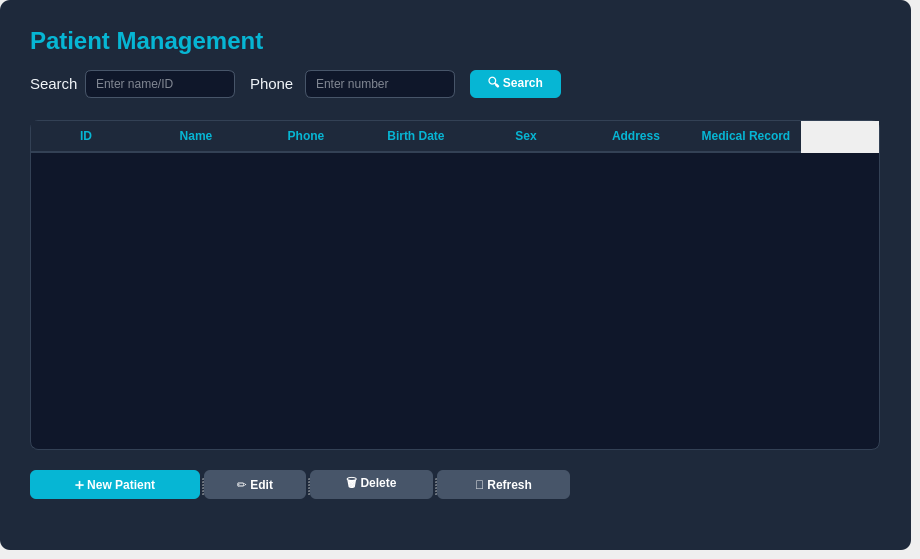
    <widget class="QWidget" name="pagePatient">
     <widget class="QFrame" name="frameDashboard_2">
      <property name="geometry">
       <rect>
        <x>0</x>
        <y>0</y>
        <width>911</width>
        <height>550</height>
       </rect>
      </property>
      <property name="styleSheet">
       <string notr="true">QFrame#frameDashboard_2 {
    background-color: rgb(30, 41, 59);
    border-radius: 10px;
}
QLabel {
    color: rgb(241, 245, 249);
}
QLineEdit, QComboBox {
    background-color: rgb(15, 23, 42);
    border: 1px solid rgb(71, 85, 105);
    border-radius: 6px;
    color: rgb(241, 245, 249);
    padding: 4px 8px;
}
QLineEdit:focus, QComboBox:focus {
    border: 1px solid rgb(6, 182, 212);
}
QTableWidget {
    background-color: rgb(15, 23, 42);
    color: rgb(226, 232, 240);
    gridline-color: rgb(51, 65, 85);
    border: 1px solid rgb(51, 65, 85);
    border-radius: 8px;
}
QHeaderView::section {
    background-color: rgb(30, 41, 59);
    color: rgb(6, 182, 212);
    padding: 6px;
    font-weight: bold;
    border: none;
    border-bottom: 2px solid rgb(51, 65, 85);
}
QPushButton {
    background-color: rgb(71, 85, 105);
    color: white;
    border: none;
    border-radius: 6px;
    padding: 6px 14px;
    font-weight: bold;
}
QPushButton:hover {
    background-color: rgb(51, 65, 85);
}
QPushButton#btnSearch_4, QPushButton#btnSearch_6 {
    background-color: rgb(6, 182, 212);
}
QPushButton#btnSearch_4:hover, QPushButton#btnSearch_6:hover {
    background-color: rgb(8, 145, 178);
}</string>
      </property>
      <widget class="QLabel" name="lblTitle_2">
       <property name="geometry">
        <rect>
         <x>30</x>
         <y>20</y>
         <width>281</width>
         <height>41</height>
        </rect>
       </property>
       <property name="font">
        <font>
         <pointsize>18</pointsize>
         <bold>true</bold>
        </font>
       </property>
       <property name="styleSheet">
        <string notr="true">color: rgb(6, 182, 212);</string>
       </property>
       <property name="text">
        <string>Patient Management</string>
       </property>
      </widget>
      <widget class="QLabel" name="label_17">
       <property name="geometry">
        <rect>
         <x>30</x>
         <y>70</y>
         <width>50</width>
         <height>28</height>
        </rect>
       </property>
       <property name="font">
        <font>
         <pointsize>11</pointsize>
        </font>
       </property>
       <property name="text">
        <string>Search</string>
       </property>
      </widget>
      <widget class="QLineEdit" name="txtSearch_4">
       <property name="geometry">
        <rect>
         <x>85</x>
         <y>70</y>
         <width>150</width>
         <height>28</height>
        </rect>
       </property>
       <property name="placeholderText">
        <string>Enter name/ID</string>
       </property>
      </widget>
      <widget class="QLabel" name="label_33">
       <property name="geometry">
        <rect>
         <x>250</x>
         <y>70</y>
         <width>50</width>
         <height>28</height>
        </rect>
       </property>
       <property name="font">
        <font>
         <pointsize>11</pointsize>
        </font>
       </property>
       <property name="text">
        <string>Phone</string>
       </property>
      </widget>
      <widget class="QLineEdit" name="txtSearch_6">
       <property name="geometry">
        <rect>
         <x>305</x>
         <y>70</y>
         <width>150</width>
         <height>28</height>
        </rect>
       </property>
       <property name="placeholderText">
        <string>Enter number</string>
       </property>
      </widget>
      <widget class="QPushButton" name="btnSearch_4">
       <property name="geometry">
        <rect>
         <x>470</x>
         <y>70</y>
         <width>91</width>
         <height>28</height>
        </rect>
       </property>
       <property name="text">
        <string>🔍 Search</string>
       </property>
      </widget>
      <widget class="QTableWidget" name="tblPatient">
       <property name="geometry">
        <rect>
         <x>30</x>
         <y>120</y>
         <width>850</width>
         <height>330</height>
        </rect>
       </property>
       <attribute name="horizontalHeaderDefaultSectionSize">
        <number>110</number>
       </attribute>
       <column>
        <property name="text">
         <string>ID</string>
        </property>
       </column>
       <column>
        <property name="text">
         <string>Name</string>
        </property>
       </column>
       <column>
        <property name="text">
         <string>Phone</string>
        </property>
       </column>
       <column>
        <property name="text">
         <string>Birth Date</string>
        </property>
       </column>
       <column>
        <property name="text">
         <string>Sex</string>
        </property>
       </column>
       <column>
        <property name="text">
         <string>Address</string>
        </property>
       </column>
       <column>
        <property name="text">
         <string>Medical Record</string>
        </property>
       </column>
      </widget>
      <widget class="QSplitter" name="splitter_2">
       <property name="geometry">
        <rect>
         <x>30</x>
         <y>470</y>
         <width>540</width>
         <height>29</height>
        </rect>
       </property>
       <property name="orientation">
        <enum>Qt::Orientation::Horizontal</enum>
       </property>
       <widget class="QPushButton" name="btnSearch_6">
        <property name="text">
         <string>➕ New Patient</string>
        </property>
       </widget>
       <widget class="QPushButton" name="btnSearch_7">
        <property name="text">
         <string>✏️ Edit</string>
        </property>
       </widget>
       <widget class="QPushButton" name="btnSearch_8">
        <property name="text">
         <string>🗑️ Delete</string>
        </property>
       </widget>
       <widget class="QPushButton" name="btnSearch_9">
        <property name="text">
         <string>🔄 Refresh</string>
        </property>
       </widget>
      </widget>
     </widget>
    </widget>
